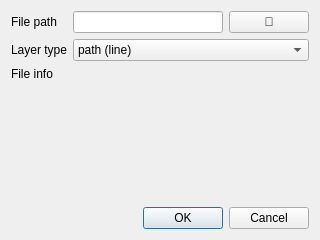
<?xml version="1.0" encoding="UTF-8"?>
<ui version="4.0">
 <class>Dialog</class>
 <widget class="QDialog" name="Dialog">
  <property name="geometry">
   <rect>
    <x>0</x>
    <y>0</y>
    <width>320</width>
    <height>240</height>
   </rect>
  </property>
  <property name="windowTitle">
   <string>Layer add</string>
  </property>
  <layout class="QGridLayout" name="gridLayout">
   <item row="1" column="0">
    <widget class="QLabel" name="label_2">
     <property name="text">
      <string>Layer type</string>
     </property>
    </widget>
   </item>
   <item row="2" column="0">
    <widget class="QLabel" name="label_3">
     <property name="text">
      <string>File info</string>
     </property>
    </widget>
   </item>
   <item row="0" column="0">
    <widget class="QLabel" name="label_1">
     <property name="text">
      <string>File path</string>
     </property>
    </widget>
   </item>
   <item row="0" column="1">
    <widget class="QLineEdit" name="lineEdit_file_path"/>
   </item>
   <item row="0" column="2">
    <widget class="QPushButton" name="pushButton_file_browser">
     <property name="text">
      <string>📁</string>
     </property>
    </widget>
   </item>
   <item row="1" column="1" colspan="2">
    <widget class="QComboBox" name="comboBox_layer_type">
     <item>
      <property name="text">
       <string>path (line)</string>
      </property>
     </item>
     <item>
      <property name="text">
       <string>building (line)</string>
      </property>
     </item>
     <item>
      <property name="text">
       <string>building (polygon)</string>
      </property>
     </item>
     <item>
      <property name="text">
       <string>forest (line)</string>
      </property>
     </item>
     <item>
      <property name="text">
       <string>forest (polygon)</string>
      </property>
     </item>
     <item>
      <property name="text">
       <string>forest (point)</string>
      </property>
     </item>
     <item>
      <property name="text">
       <string>water (line)</string>
      </property>
     </item>
     <item>
      <property name="text">
       <string>water (polygon)</string>
      </property>
     </item>
    </widget>
   </item>
   <item row="2" column="1" colspan="2">
    <widget class="QLabel" name="label_file_info">
     <property name="text">
      <string/>
     </property>
    </widget>
   </item>
   <item row="3" column="0" colspan="3">
    <spacer name="verticalSpacer">
     <property name="orientation">
      <enum>Qt::Vertical</enum>
     </property>
     <property name="sizeHint" stdset="0">
      <size>
       <width>20</width>
       <height>40</height>
      </size>
     </property>
    </spacer>
   </item>
   <item row="4" column="0" colspan="3">
    <widget class="QDialogButtonBox" name="buttonBox">
     <property name="orientation">
      <enum>Qt::Horizontal</enum>
     </property>
     <property name="standardButtons">
      <set>QDialogButtonBox::Cancel|QDialogButtonBox::Ok</set>
     </property>
    </widget>
   </item>
  </layout>
 </widget>
 <resources/>
 <connections>
  <connection>
   <sender>buttonBox</sender>
   <signal>accepted()</signal>
   <receiver>Dialog</receiver>
   <slot>accept()</slot>
   <hints>
    <hint type="sourcelabel">
     <x>257</x>
     <y>230</y>
    </hint>
    <hint type="destinationlabel">
     <x>157</x>
     <y>274</y>
    </hint>
   </hints>
  </connection>
  <connection>
   <sender>buttonBox</sender>
   <signal>rejected()</signal>
   <receiver>Dialog</receiver>
   <slot>reject()</slot>
   <hints>
    <hint type="sourcelabel">
     <x>310</x>
     <y>230</y>
    </hint>
    <hint type="destinationlabel">
     <x>286</x>
     <y>274</y>
    </hint>
   </hints>
  </connection>
  <connection>
   <sender>pushButton_file_browser</sender>
   <signal>clicked()</signal>
   <receiver>Dialog</receiver>
   <slot>pushbutton_file_browser_clicked()</slot>
   <hints>
    <hint type="sourcelabel">
     <x>260</x>
     <y>24</y>
    </hint>
    <hint type="destinationlabel">
     <x>315</x>
     <y>24</y>
    </hint>
   </hints>
  </connection>
 </connections>
 <slots>
  <slot>pushbutton_file_browser_clicked()</slot>
 </slots>
</ui>
